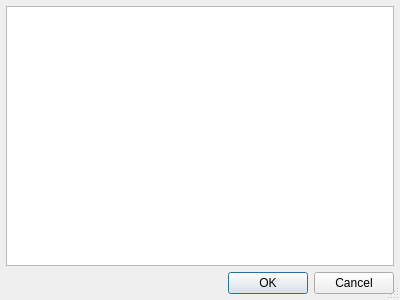
<?xml version="1.0" encoding="UTF-8"?>
<ui version="4.0">
 <class>MultilineTextDialog</class>
 <widget class="QDialog" name="MultilineTextDialog">
  <property name="geometry">
   <rect>
    <x>0</x>
    <y>0</y>
    <width>400</width>
    <height>300</height>
   </rect>
  </property>
  <property name="windowTitle">
   <string/>
  </property>
  <property name="sizeGripEnabled">
   <bool>true</bool>
  </property>
  <property name="modal">
   <bool>true</bool>
  </property>
  <layout class="QVBoxLayout" name="verticalLayout">
   <property name="leftMargin">
    <number>6</number>
   </property>
   <property name="topMargin">
    <number>6</number>
   </property>
   <property name="rightMargin">
    <number>6</number>
   </property>
   <property name="bottomMargin">
    <number>6</number>
   </property>
   <item>
    <widget class="QPlainTextEdit" name="plainTextEdit">
     <property name="tabChangesFocus">
      <bool>true</bool>
     </property>
     <property name="lineWrapMode">
      <enum>QPlainTextEdit::NoWrap</enum>
     </property>
    </widget>
   </item>
   <item>
    <widget class="QDialogButtonBox" name="buttonBox">
     <property name="standardButtons">
      <set>QDialogButtonBox::Cancel|QDialogButtonBox::Ok</set>
     </property>
    </widget>
   </item>
  </layout>
 </widget>
 <resources/>
 <connections/>
</ui>
